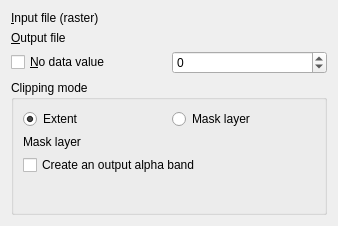
<?xml version="1.0" encoding="UTF-8"?>
<ui version="4.0">
 <class>GdalToolsWidget</class>
 <widget class="QWidget" name="GdalToolsWidget">
  <property name="geometry">
   <rect>
    <x>0</x>
    <y>0</y>
    <width>338</width>
    <height>226</height>
   </rect>
  </property>
  <property name="sizePolicy">
   <sizepolicy hsizetype="Expanding" vsizetype="Preferred">
    <horstretch>0</horstretch>
    <verstretch>0</verstretch>
   </sizepolicy>
  </property>
  <property name="windowTitle">
   <string>Clipper</string>
  </property>
  <layout class="QVBoxLayout" name="verticalLayout">
   <item>
    <layout class="QGridLayout" name="gridLayout">
     <item row="1" column="0">
      <widget class="QLabel" name="label_2">
       <property name="text">
        <string>&amp;Output file</string>
       </property>
       <property name="buddy">
        <cstring>outSelector</cstring>
       </property>
      </widget>
     </item>
     <item row="2" column="0">
      <widget class="QCheckBox" name="noDataCheck">
       <property name="text">
        <string>&amp;No data value</string>
       </property>
      </widget>
     </item>
     <item row="2" column="1">
      <widget class="QSpinBox" name="noDataSpin">
       <property name="minimum">
        <number>-100000</number>
       </property>
       <property name="maximum">
        <number>65000</number>
       </property>
      </widget>
     </item>
     <item row="0" column="0">
      <widget class="QLabel" name="label_3">
       <property name="text">
        <string>&amp;Input file (raster)</string>
       </property>
       <property name="buddy">
        <cstring>inSelector</cstring>
       </property>
      </widget>
     </item>
     <item row="1" column="1">
      <widget class="GdalToolsInOutSelector" name="outSelector" native="true"/>
     </item>
     <item row="0" column="1">
      <widget class="GdalToolsInOutSelector" name="inSelector" native="true"/>
     </item>
    </layout>
   </item>
   <item>
    <widget class="QGroupBox" name="extentGroup">
     <property name="title">
      <string>Clipping mode</string>
     </property>
     <layout class="QGridLayout" name="gridLayout_2">
      <item row="0" column="0">
       <widget class="QRadioButton" name="extentModeRadio">
        <property name="text">
         <string>Extent</string>
        </property>
        <property name="checked">
         <bool>true</bool>
        </property>
       </widget>
      </item>
      <item row="0" column="1">
       <widget class="QRadioButton" name="maskModeRadio">
        <property name="text">
         <string>Mask layer</string>
        </property>
       </widget>
      </item>
      <item row="1" column="0" colspan="2">
       <widget class="QStackedWidget" name="modeStackedWidget">
        <property name="currentIndex">
         <number>1</number>
        </property>
        <widget class="QWidget" name="page">
         <layout class="QGridLayout" name="gridLayout_3">
          <property name="margin">
           <number>0</number>
          </property>
          <item row="0" column="0">
           <widget class="GdalToolsExtentSelector" name="extentSelector" native="true"/>
          </item>
         </layout>
        </widget>
        <widget class="QWidget" name="page_2">
         <layout class="QGridLayout" name="gridLayout_4">
          <property name="margin">
           <number>0</number>
          </property>
          <item row="2" column="0">
           <spacer name="verticalSpacer">
            <property name="orientation">
             <enum>Qt::Vertical</enum>
            </property>
            <property name="sizeHint" stdset="0">
             <size>
              <width>20</width>
              <height>40</height>
             </size>
            </property>
           </spacer>
          </item>
          <item row="0" column="0">
           <widget class="QLabel" name="label">
            <property name="text">
             <string>Mask layer</string>
            </property>
           </widget>
          </item>
          <item row="0" column="1">
           <widget class="GdalToolsInOutSelector" name="maskSelector" native="true"/>
          </item>
          <item row="1" column="0">
           <widget class="QCheckBox" name="alphaBandCheck">
            <property name="text">
             <string>Create an output alpha band</string>
            </property>
           </widget>
          </item>
         </layout>
        </widget>
       </widget>
      </item>
     </layout>
    </widget>
   </item>
  </layout>
 </widget>
 <customwidgets>
  <customwidget>
   <class>GdalToolsInOutSelector</class>
   <extends>QWidget</extends>
   <header>inOutSelector</header>
   <container>1</container>
  </customwidget>
  <customwidget>
   <class>GdalToolsExtentSelector</class>
   <extends>QWidget</extends>
   <header>extentSelector</header>
   <container>1</container>
  </customwidget>
 </customwidgets>
 <resources/>
 <connections/>
</ui>
